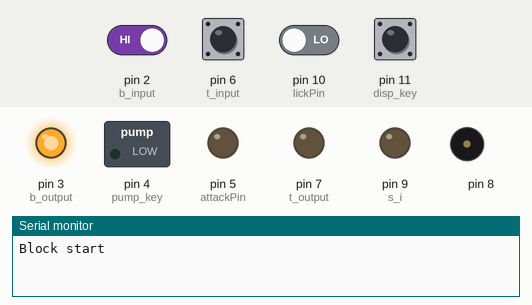
A sketch run on a simulated Arduino Uno, built with avr-gcc and run on an emulated ATmega328P. Parts: switched loads named in the sketch (green lamp = pin HIGH), output pins drawn as LEDs (lit = HIGH), buzzer (waves = sounding), the last lines printed to the serial monitor. The test bench sets the inputs (shaded band); at power-on: pin 2 (b_input), pin 6 (t_input) HIGH, pin 10 (lickPin), pin 11 (disp_key) LOW. Random numbers use the default seed unless the sketch sets one.

Above: at 1.2 s.
1.3 s: pin 2 (b_input) driven LOW
At 2.0 s:
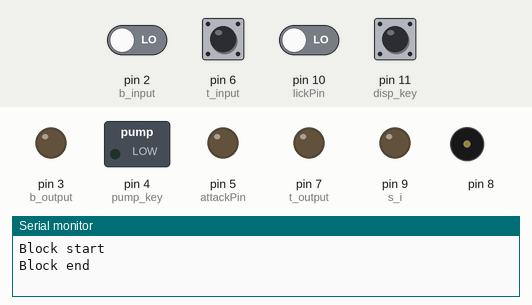
2.8 s: pin 6 (t_input) driven LOW
At 5.0 s:
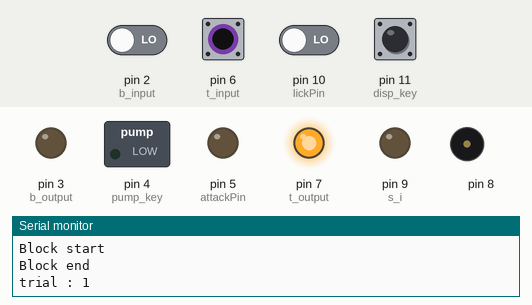
5.3 s: pin 6 (t_input) driven HIGH
At 6.3 s:
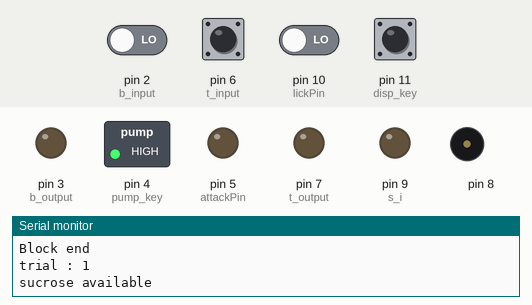
9.9 s: pin 6 (t_input) pulsed LOW 2 times (0.12 s each, 0.3 s apart)
At 10.3 s:
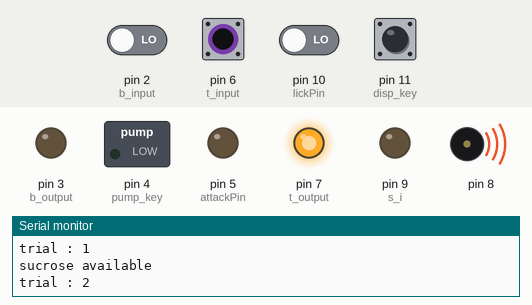
12.4 s: pin 6 (t_input) driven LOW and pin 10 (lickPin) driven HIGH
At 20.6 s:
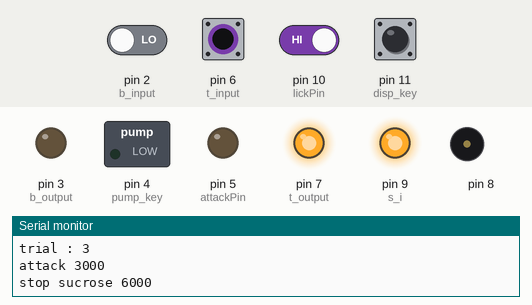
Timing chart, 0 to 20.9 s (numbered marks = the images above; inputs shaded):
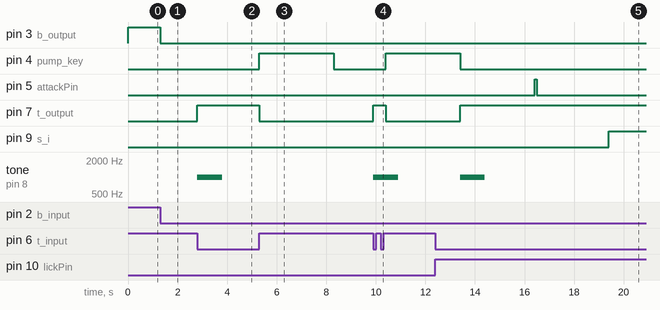

Measured:
- after the input at 1.3 s, pin 3 (b_output): HIGH → LOW at once
- after the input at 2.8 s, pin 7 (t_output): LOW → HIGH at once; tone on pin 8: silent → 1000 Hz at once, → silent 1.0 s later
- after the input at 5.3 s, pin 4 (pump_key): LOW → HIGH at once, → LOW 3.0 s later; pin 7 (t_output): HIGH → LOW at once
- after the input at 9.9 s, pin 4 (pump_key): LOW → HIGH after 0.50 s; pin 7 (t_output): LOW → HIGH at once, → LOW 0.50 s later; tone on pin 8: silent → 1000 Hz at once, → silent 1.0 s later
- after the input at 12.4 s, pin 5 (attackPin): LOW → HIGH after 4.0 s, → LOW 0.10 s later; pin 7 (t_output): LOW → HIGH after 1.0 s; pin 9 (s_i): LOW → HIGH after 7.0 s; tone on pin 8: silent → 1000 Hz after 1.0 s, → silent 1.0 s later

The sketch:

lock_trial_controller_v14_pump_trialMix_3s6sattack_suc6_tone.ino
```cpp
int start = 0;

int b_input = 2;
int b = 0;
int bstate = 0;
int b_output = 3;


int t_input = 6;
int t = 1;
int tstate = 0;
int t_output = 7;
int lickPin = 10;
int disp_key = 11;
int pump_key = 4;
int s_i = 9; //sucrose inhibit pin


int l = 0;

int tonekey = 8; //tone key
int a_i_state = 0; //attack inhibit state
int s_s = 0; //sucrose state


int trcount = 0;

int attackPin = 5;


unsigned long currentT = 0;
unsigned long btime = 0;
unsigned long ttime = 0;
unsigned long AT;

unsigned long maxttime = 6000; //max sucrose time 6000
unsigned long Aonset;
unsigned long Loffset;
int Astate = 0;

int eventstate = 0;


int prob;
int sa = 70; //six second attack probability


void setup() {

  // make the pushbutton's pin an input:

 pinMode(b_input, INPUT);
  pinMode(t_input, INPUT);

   pinMode(b_output, OUTPUT);


    pinMode(t_output, OUTPUT);

    pinMode(attackPin, OUTPUT);

    pinMode(lickPin, INPUT);

    pinMode(disp_key, INPUT);

  //  pinMode(a_i, INPUT);
  // pinMode(a_i_LED, OUTPUT);


    pinMode(pump_key, OUTPUT);
    pinMode(s_i, OUTPUT);

    Serial.begin(9600);
}

// the loop routine runs over and over again forever:
void loop() {
  // read the input pin:


currentT = millis();


  b = digitalRead(b_input);
  t = digitalRead(t_input);
  l = digitalRead(lickPin);
  //a_i_state = digitalRead(a_i);
  //digitalWrite(a_i_LED,a_i_state);
  eventstate = digitalRead(disp_key);


if(start == 0)
{digitalWrite(b_output,LOW);

digitalWrite(t_output,LOW);


    start = 1;
}


if(b == 0 && bstate == 0)
{


 if(eventstate == 1)
 {
  Serial.println("Attack 100%");
  Serial.println("If attack, 3s or 6s ");


  delay(5);
 }
}


  if(b == 1 && bstate == 0)
  {
    digitalWrite(b_output,HIGH);
    Serial.println("Block start");

    btime = currentT+500;
    bstate = 1;
  }

 if(b == 0 && bstate == 1 && btime < currentT)
 {
  digitalWrite(b_output,LOW);
  Serial.println("Block end");
  eventstate = 0;
  trcount = 0;

    bstate = 0;
 }


  if(t == 0) //because its a magnetic switch, 0 is on
  {
     if( tstate == 0)
     {
    digitalWrite(t_output,HIGH);
    tone(8,1000,1000);

    prob = random(1,101);


    if(prob <= sa)   //decide long or short attack onset time
     { AT = 6000;}
    if(prob > sa)
    {AT = 3000;}


    Serial.print("trial : ");
    trcount = trcount+1;
    Serial.println(trcount);

    ttime = currentT+500;

    tstate = 1;
     }

     if (Astate == 0 && l == 1 && a_i_state == 0)
     {
       Astate = 1;
       Aonset = currentT+AT;
       Loffset = currentT+maxttime; //max lick
     }


  if((Astate == 1) && (Aonset < currentT) && a_i_state == 0)
  {


    digitalWrite(attackPin,HIGH);
    Serial.print("attack ");
    Serial.println(AT);
      delay(100);
    digitalWrite(attackPin,LOW);


    a_i_state = 1;
  }


 if((Loffset != 0) && (Loffset < currentT) && (s_s == 0))
  {
    digitalWrite(s_i,HIGH);
    Serial.print("stop sucrose ");
    Serial.println(maxttime);
    s_s = 1;
      }


  }


 if(t == 1 && tstate == 1 && ttime < currentT)
 {
  digitalWrite(t_output,LOW);

    tstate = 0;
    Astate = 0;
    Loffset = 0;
    s_s = 0;
    a_i_state = 0;
    digitalWrite(s_i,LOW);
    Serial.println("sucrose available ");

    digitalWrite(pump_key,HIGH);
    delay(3000);
    digitalWrite(pump_key,LOW);
 }


}
```
